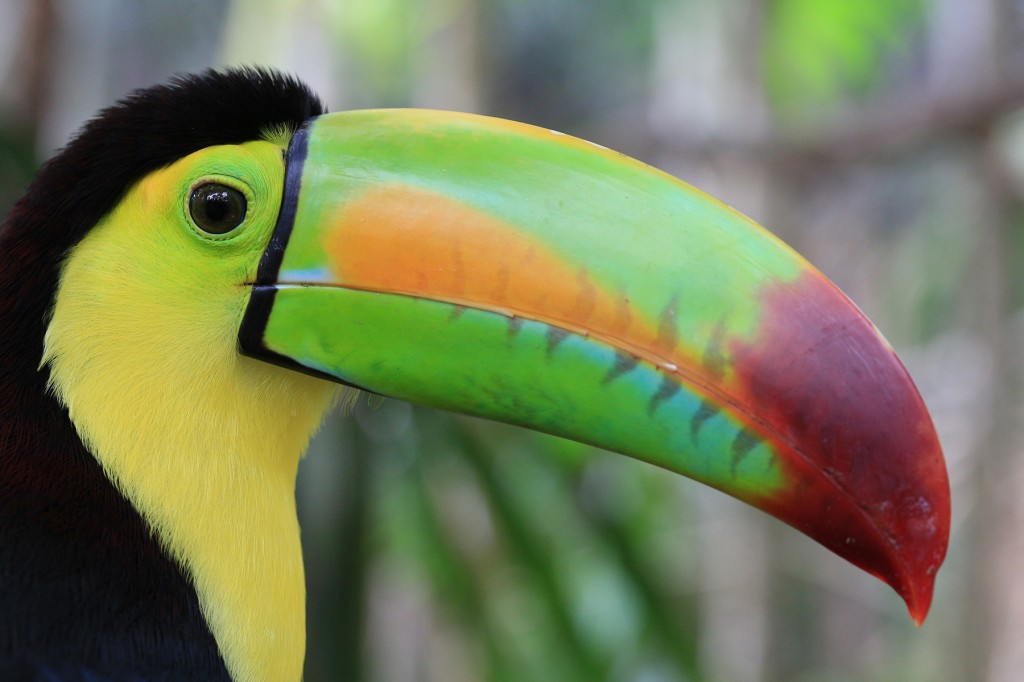
#> input picture m.jpg, 1024 x 682 px
$ python FlipInvert.py
#> lines starting #> are read from the running program, lines starting #| are printed output that depends on the picture
import cv2
import numpy as np

img=cv2.imread('m.jpg')
#> img is the input picture: shape (682, 1024, 3); mean B, G, R 87.8, 123.8, 116.9
h,v,b=img.shape[:3]
#> h = 682; v = 1024; b = 3
img1=np.zeros((h,v,b),np.uint8)
img2=np.zeros((h,v,b),np.uint8)
#to flip the image
for i in range(0,h):
    for j in range(0,v):
        img1[i,j]=img[h-1-i,v-j-1]
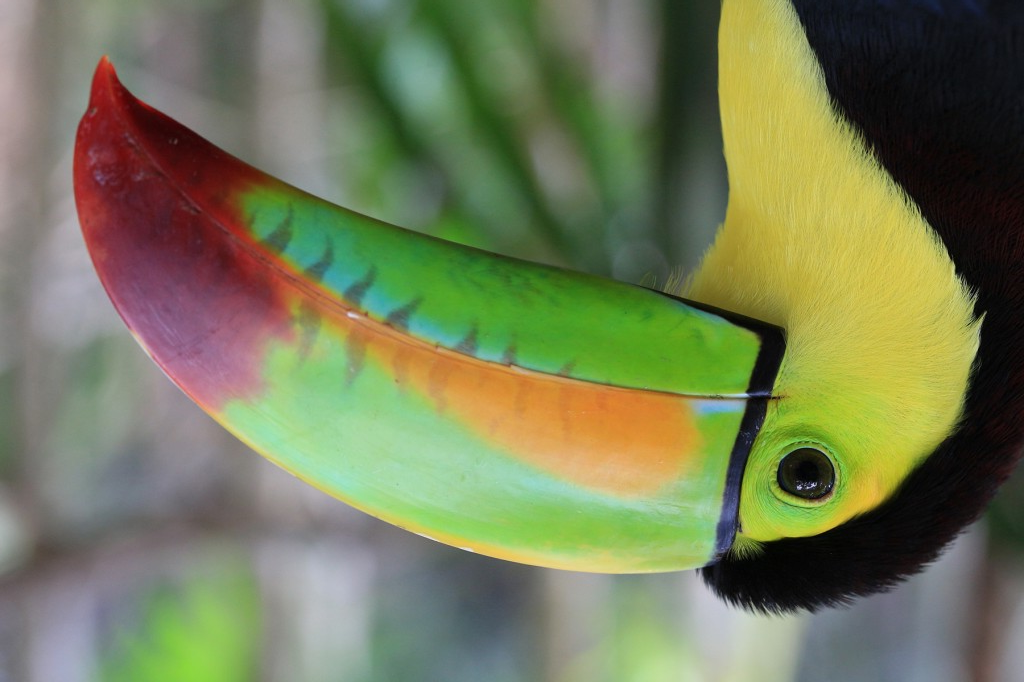
#> img1: shape (682, 1024, 3); mean B, G, R 87.8, 123.8, 116.9
#to invert the image
for i in range(0,h):
    for j in range(0,v):
        img2[i,j]=255-img[i,j]
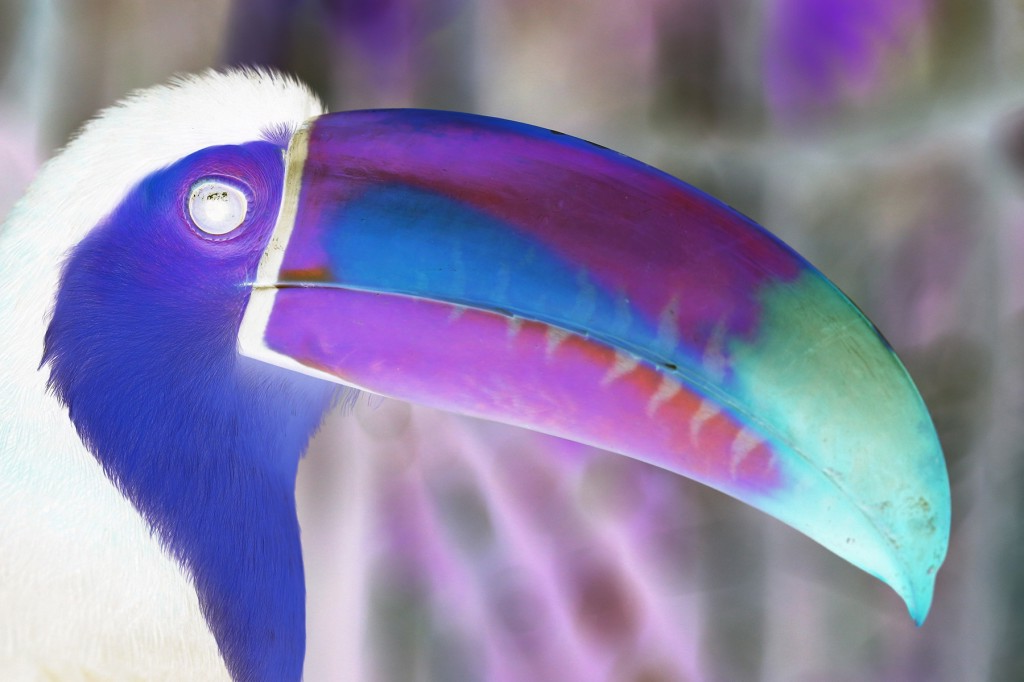
#> img2: shape (682, 1024, 3); mean B, G, R 167.2, 131.2, 138.1
cv2.imshow('img2',img2)
cv2.imshow('img1',img1)

cv2.waitKey(0)
cv2.destroyAllWindows()
